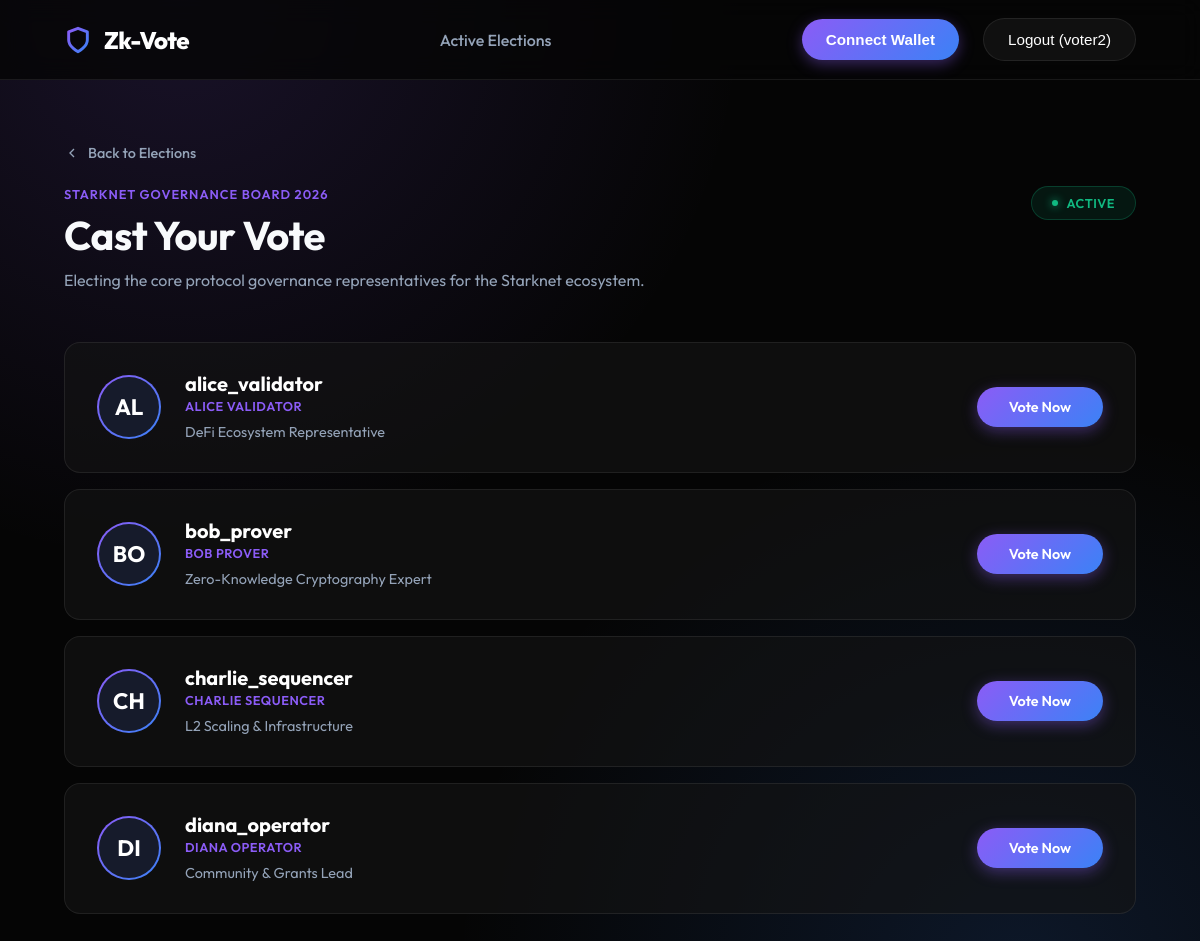
The page /api/voting/voter/election/2/ (signed in) on the database its author committed.
### voting/models.py (models this page shows, shortened)
class Election(models.Model):
    title = models.CharField(max_length=200)
    description = models.TextField()
    registration_start = models.DateTimeField()
    registration_end = models.DateTimeField()
    election_start = models.DateTimeField()
    election_end = models.DateTimeField()
    is_active = models.BooleanField(default=False)
    created_at = models.DateTimeField(auto_now_add=True)
    @property
    def status(self):
        now = timezone.now()
        if now < self.registration_start:
            return "Upcoming"
        elif self.registration_start <= now <= self.registration_end:
            return "Registration Open"
        elif self.registration_end < now < self.election_start:
            return "Pending Election"
        elif self.election_start <= now <= self.election_end:
            return "Active"
        else:
            return "Ended"

class Candidate(models.Model):
    election = models.ForeignKey(Election, on_delete=models.CASCADE, related_name="candidates")
    user = models.ForeignKey(User, on_delete=models.CASCADE)
    party_name = models.CharField(max_length=100, blank=True)
    manifesto = models.TextField(blank=True)
    is_approved = models.BooleanField(default=False)

### voting/views.py (the view)
# urls.py: path('voter/election/<int:election_id>/', views.vote_election, name='vote_election'),
@login_required
def vote_election(request, election_id):
    if request.user.is_superuser:
        return redirect('admin_dashboard')
    election = get_object_or_404(Election, id=election_id)
    candidates = election.candidates.filter(is_approved=True)
    already_voted = VoteLedger.objects.filter(
        election=election,
        voter=request.user,
    ).exists()
    return render(request, 'voting/vote_election.html', {
        'election': election,
        'candidates': candidates,
        'already_voted': already_voted,
    })

### voting/templates/voting/vote_election.html (shortened to what this page needs)
{% extends "voting/layout.html" %}
{% block content %}
<a href="{% url 'voter_dashboard' %}" class="back-link">
    <svg width="16" height="16" viewBox="0 0 24 24" fill="none" stroke="currentColor" stroke-width="2"><polyline points="15 18 9 12 15 6"></polyline></svg>
    Back to Elections
</a>
<div class="page-header">
    <div>
        <p class="text-primary" style="font-weight: 600; text-transform: uppercase; letter-spacing: 1px; margin-bottom: 0.5rem; font-size: 0.8rem;">{{ election.title }}</p>
        <h1>Cast Your Vote</h1>
        <p class="text-muted" style="font-size: 1rem; line-height: 1.6; max-width: 600px;">{{ election.description }}</p>
    </div>
    <div class="status-pill active">{{ election.status }}</div>
</div>
<div class="candidate-list">
    {% for candidate in candidates %}
    <div class="candidate-card {% if already_voted %}disabled{% endif %}">
        <div class="avatar-ring">
            <div class="avatar-inner">{{ candidate.user.username|slice:":2" }}</div>
        </div>
        <div class="candidate-info">
            <div class="candidate-name" id="name-{{ candidate.id }}">{{ candidate.user.username }}</div>
            <div class="candidate-party">{{ candidate.party_name }}</div>
            <div class="candidate-manifesto">{{ candidate.manifesto }}</div>
        </div>
        <div class="candidate-action">
            {% if already_voted %}
                <button class="btn-vote" disabled>Voted</button>
            {% else %}
                <button class="btn-vote js-vote-btn" data-id="{{ candidate.id }}">Vote Now</button>
            {% endif %}
        </div>
    </div>
    {% endfor %}
</div>
{% endblock %}

### voting/templates/voting/layout.html (shortened to what this page needs)
<!DOCTYPE html>
<html lang="en">
<head>
</head>
<body>
    <nav class="top-nav">
        <a href="{% url 'landing' %}" class="brand">
            Zk-Vote
        </a>
        <div class="nav-center">
            {% if request.user.is_authenticated %}
                {% if request.user.is_superuser %}
                    <a href="{% url 'admin_dashboard' %}" class="{% if request.resolver_match.url_name == 'admin_dashboard' %}active{% endif %}">Admin Dashboard</a>
                {% else %}
                    <a href="{% url 'voter_dashboard' %}" class="{% if request.resolver_match.url_name == 'voter_dashboard' %}active{% endif %}">Active Elections</a>
                {% endif %}
            {% else %}
                <a href="#">Technology</a>
                <a href="#">Whitepaper</a>
                <a href="#">GitHub</a>
            {% endif %}
        </div>
        <div class="nav-right">
            {% if request.user.is_authenticated %}
                {% if not request.user.is_superuser %}
                    <button id="btn-connect-wallet" class="btn-primary">Connect Wallet</button>
                {% endif %}
                <form action="{% url 'logout' %}" method="post" style="margin: 0;">
                    <button type="submit" class="btn-secondary">Logout ({{ request.user.username }})</button>
                </form>
            {% else %}
                <a href="{% url 'login' %}" class="btn-primary">Sign In</a>
            {% endif %}
        </div>
    </nav>
    <main class="main-content">
        {% block content %}{% endblock %}
    </main>
</body>
</html>

### voting/templates/voting/layout.html (style rules this page uses)
:root { --bg-color: #050505; --surface-color: rgba(20, 20, 20, 0.6); --surface-hover: rgba(40, 40, 40, 0.8); --primary: #8b5cf6; --primary-glow: rgba(139, 92, 246, 0.4); --secondary: #3b82f6; --text-main: #f8fafc; --text-muted: #94a3b8; --border: rgba(255, 255, 255, 0.08); --success: #10b981; }
* { box-sizing: border-box; margin: 0; padding: 0; }
body { font-family: 'Outfit', sans-serif; background-color: var(--bg-color); color: var(--text-main); min-height: 100vh; display: flex; flex-direction: column; background-image: radial-gradient(circle at 15% 0%, rgba(139, 92, 246, 0.15), transparent 40%), radial-gradient(circle at 85% 100%, rgba(59, 130, 246, 0.15), transparent 40%); background-attachment: fixed; }
.top-nav { width: 100%; height: 80px; display: flex; align-items: center; justify-content: space-between; padding: 0 4rem; border-bottom: 1px solid var(--border); background: rgba(5, 5, 5, 0.8); backdrop-filter: blur(12px); position: fixed; top: 0; z-index: 100; }
.brand { font-size: 1.5rem; font-weight: 800; display: flex; align-items: center; gap: 0.75rem; color: white; text-decoration: none; letter-spacing: -0.5px; }
.nav-center { display: flex; gap: 2rem; }
.nav-center a { color: var(--text-muted); text-decoration: none; font-weight: 500; font-size: 1rem; transition: color 0.2s; }
.nav-right { display: flex; align-items: center; gap: 1.5rem; }
.btn-primary { background: linear-gradient(135deg, var(--primary), var(--secondary)); color: white; border: none; padding: 0.75rem 1.5rem; border-radius: 2rem; font-weight: 600; font-size: 0.95rem; cursor: pointer; transition: all 0.3s ease; box-shadow: 0 4px 15px var(--primary-glow); text-decoration: none; display: inline-flex; align-items: center; justify-content: center; }
.btn-secondary { background: rgba(255, 255, 255, 0.05); color: white; border: 1px solid var(--border); padding: 0.75rem 1.5rem; border-radius: 2rem; font-weight: 500; font-size: 0.95rem; cursor: pointer; transition: all 0.3s ease; text-decoration: none; }
.main-content { margin-top: 80px; padding: 4rem; flex: 1; width: 100%; max-width: 1400px; margin-left: auto; margin-right: auto; }
.text-primary { color: var(--primary); }
.text-muted { color: var(--text-muted); }

### rows shown on the page
Election: title "STARKNET GOVERNANCE BOARD 2026", description "Electing the core protocol governance representatives for the Starknet ecosystem.", status "ACTIVE"
Candidate: user.username "AL", user.username "alice_validator", party_name "ALICE VALIDATOR", manifesto "DeFi Ecosystem Representative"
Candidate: user.username "BO", user.username "bob_prover", party_name "BOB PROVER", manifesto "Zero-Knowledge Cryptography Expert"
Candidate: user.username "CH", user.username "charlie_sequencer", party_name "CHARLIE SEQUENCER", manifesto "L2 Scaling & Infrastructure"
Candidate: user.username "DI", user.username "diana_operator", party_name "DIANA OPERATOR", manifesto "Community & Grants Lead"

### other values the page prints
{{ request.user.username }} "voter2"
